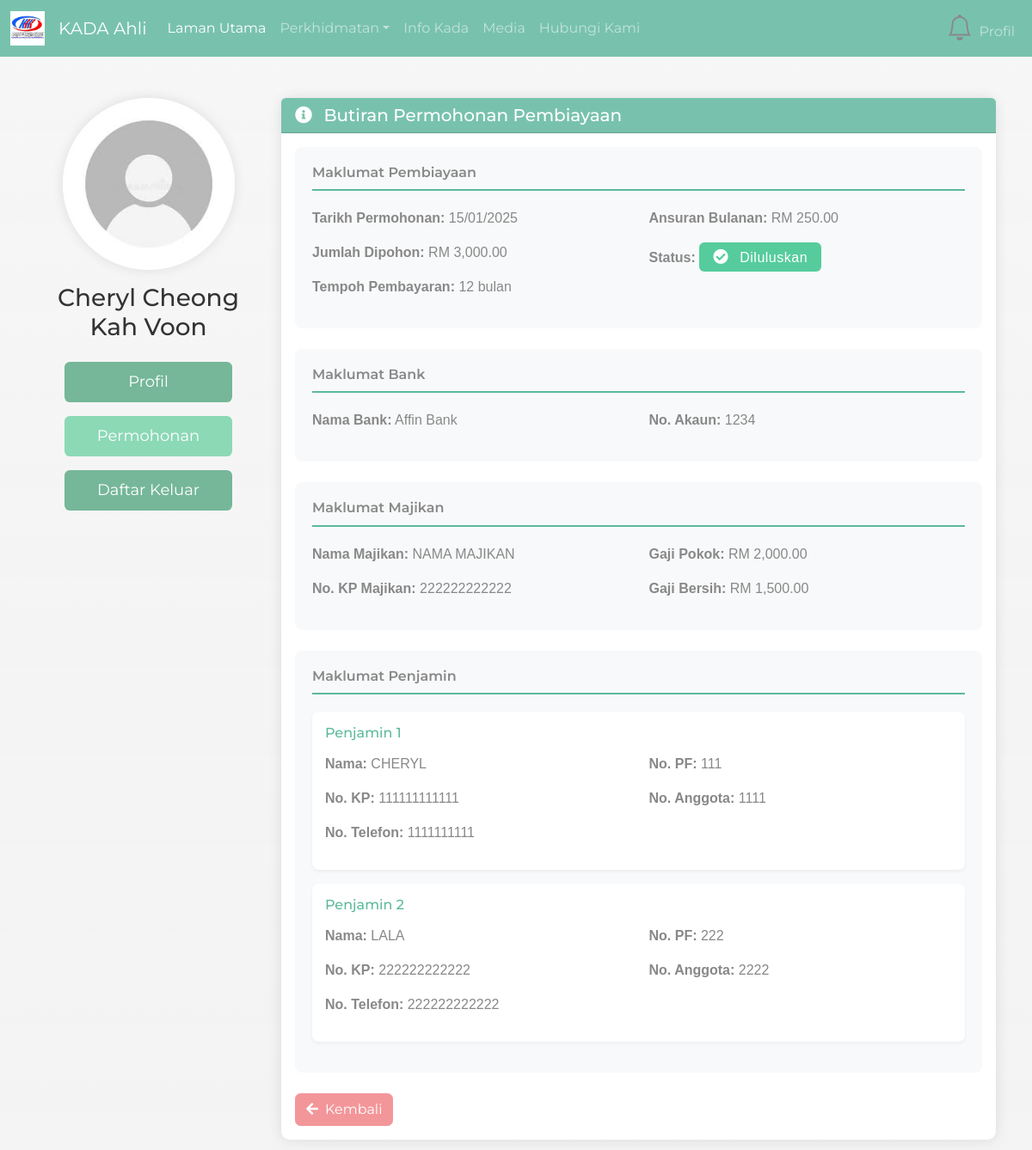
The app's page /lihatStatus.php?id=36 (signed in) with its own data.
### tables this page shows
CREATE TABLE `tb_member` (
  `employeeID` int(4) NOT NULL,
  `memberName` varchar(255) NOT NULL,
  `email` varchar(255) DEFAULT NULL COMMENT 'Email address',
  `ic` varchar(20) NOT NULL,
  `maritalStatus` varchar(20) NOT NULL,
  `sex` varchar(10) DEFAULT NULL,
  `religion` varchar(50) DEFAULT NULL,
  `nation` varchar(50) DEFAULT NULL,
  `no_pf` varchar(50) DEFAULT NULL,
  `position` varchar(100) DEFAULT NULL COMMENT 'Job position',
  `phoneNumber` varchar(20) DEFAULT NULL COMMENT 'Primary contact number',
  `phoneHome` varchar(20) DEFAULT NULL COMMENT 'Home contact number',
  `monthlySalary` decimal(10,2) DEFAULT NULL COMMENT 'Monthly salary amount',
  `created_at` timestamp NOT NULL DEFAULT current_timestamp(),
  `updated_at` timestamp NOT NULL DEFAULT current_timestamp() ON UPDATE current_timestamp()
);

CREATE TABLE `tb_loanapplication` (
  `loanApplicationID` int(11) NOT NULL,
  `employeeID` int(4) NOT NULL,
  `loanApplicationDate` date NOT NULL,
  `loanStatus` varchar(20) DEFAULT 'Pending',
  `amountRequested` decimal(10,2) NOT NULL,
  `financingPeriod` int(11) NOT NULL,
  `monthlyInstallments` decimal(10,2) NOT NULL
);

CREATE TABLE `tb_loan` (
  `loanType` varchar(30) NOT NULL,
  `loanID` int(11) NOT NULL,
  `loanApplicationID` int(11) NOT NULL,
  `employeeID` int(4) NOT NULL,
  `amountRequested` decimal(10,2) NOT NULL COMMENT 'amount that want to pinjam',
  `financingPeriod` int(11) NOT NULL,
  `monthlyInstallments` decimal(10,2) NOT NULL,
  `employerName` varchar(100) NOT NULL,
  `employerIC` varchar(14) NOT NULL,
  `basicSalary` decimal(10,2) NOT NULL,
  `netSalary` decimal(10,2) NOT NULL,
  `netSalaryFile` varchar(255) NOT NULL,
  `balance` decimal(10,2) DEFAULT NULL,
  `created_at` timestamp NOT NULL DEFAULT current_timestamp(),
  `updated_at` timestamp NOT NULL DEFAULT current_timestamp() ON UPDATE current_timestamp()
);

CREATE TABLE `tb_bank` (
  `bankID` int(11) NOT NULL,
  `loanApplicationID` int(11) NOT NULL,
  `employeeID` int(4) NOT NULL,
  `bankName` varchar(100) NOT NULL,
  `accountNo` varchar(50) NOT NULL
);

CREATE TABLE `tb_guarantor` (
  `guarantorID` int(11) NOT NULL,
  `loanApplicationID` int(11) DEFAULT NULL,
  `employeeID` int(11) DEFAULT NULL,
  `guarantorName` varchar(255) NOT NULL,
  `guarantorIC` varchar(20) NOT NULL,
  `guarantorPhone` varchar(20) NOT NULL,
  `guarantorPFNo` varchar(20) NOT NULL,
  `guarantorMemberNo` varchar(20) NOT NULL
);

### lihatStatus.php (the view, shortened to what this page needs)
<?php
include "headermember.php";
include "dbconnect.php";
$employeeID = $_SESSION['employeeID'];
$loanApplicationID = isset($_GET['id']) ? $_GET['id'] : null;
$sql = "SELECT
            la.*,
            l.*,
            b.bankName,
            b.accountNo
        FROM tb_loanapplication la
        LEFT JOIN tb_loan l ON la.loanApplicationID = l.loanApplicationID
        LEFT JOIN tb_bank b ON la.loanApplicationID = b.loanApplicationID
        WHERE la.loanApplicationID = ? AND la.employeeID = ?";
$stmt = mysqli_prepare($conn, $sql);
mysqli_stmt_bind_param($stmt, "ii", $loanApplicationID, $employeeID);
mysqli_stmt_execute($stmt);
$result = mysqli_stmt_get_result($stmt);
$loanData = mysqli_fetch_assoc($result);
$sql_guarantor = "SELECT * FROM tb_guarantor WHERE loanApplicationID = ?";
$stmt_guarantor = mysqli_prepare($conn, $sql_guarantor);
mysqli_stmt_bind_param($stmt_guarantor, "i", $loanApplicationID);
mysqli_stmt_execute($stmt_guarantor);
$result_guarantor = mysqli_stmt_get_result($stmt_guarantor);
$guarantors = mysqli_fetch_all($result_guarantor, MYSQLI_ASSOC);
$sqlMember = "SELECT memberName FROM tb_member WHERE employeeID = ?";
$stmtMember = mysqli_prepare($conn, $sqlMember);
mysqli_stmt_bind_param($stmtMember, "i", $employeeID);
mysqli_stmt_execute($stmtMember);
$resultMember = mysqli_stmt_get_result($stmtMember);
$memberData = mysqli_fetch_assoc($resultMember);
?>
<div class="wrapper">
    <div class="container mt-5">
        <div class="row">
            <div class="col-md-3">
                <div class="profile-sidebar text-center">
                    <div class="profile-image mb-4">
                        <img src="img/profile.jpeg" class="rounded-circle img-fluid" alt="Profile Picture" style="width: 200px; height: 200px; object-fit: cover;">
                        <h3 class="mt-3"><?php echo htmlspecialchars($memberData['memberName']); ?></h3>
                    </div>
                    <div class="profile-nav d-flex flex-column gap-3">
                        <a href="profil2.php" class="btn w-75 mx-auto" style="background-color: #75B798; color: white;">
                            Profil
                        </a>
                        <a href="statuspermohonanloan.php" class="btn w-75 mx-auto" style="background-color: #8CD9B5; color: white;">
                            Permohonan
                        </a>
                        <a href="logout.php" class="btn w-75 mx-auto" style="background-color: #75B798; color: white;">
                            Daftar Keluar
                        </a>
                    </div>
                </div>
            </div>
            <div class="col-md-9">
                <div class="card">
                    <div class="card-header bg-primary text-white">
                        <h5 class="mb-0"><i class="fas fa-info-circle me-2"></i> Butiran Permohonan Pembiayaan</h5>
                    </div>
                    <div class="card-body">
                        <?php if ($loanData): ?>
                            <div class="section mb-4">
                                <h6 class="section-title">Maklumat Pembiayaan</h6>
                                <div class="row">
                                    <div class="col-md-6">
                                        <p><strong>Tarikh Permohonan:</strong> <?php echo date('d/m/Y', strtotime($loanData['loanApplicationDate'])); ?></p>
                                        <p><strong>Jumlah Dipohon:</strong> RM <?php echo number_format($loanData['amountRequested'], 2); ?></p>
                                        <p><strong>Tempoh Pembayaran:</strong> <?php echo $loanData['financingPeriod']; ?> bulan</p>
                                    </div>
                                    <div class="col-md-6">
                                        <p><strong>Ansuran Bulanan:</strong> RM <?php echo number_format($loanData['monthlyInstallments'], 2); ?></p>
                                        <p><strong>Status:</strong>
                                            <span class="badge status-badge bg-<?php
                                                echo $loanData['loanStatus'] == 'Diluluskan' ? 'success' :
                                                    ($loanData['loanStatus'] == 'Ditolak' ? 'danger' : 'warning');
                                            ?>">
                                                <i class="fas fa-<?php
                                                    echo $loanData['loanStatus'] == 'Diluluskan' ? 'check-circle' :
                                                        ($loanData['loanStatus'] == 'Ditolak' ? 'times-circle' : 'clock');
                                                ?> me-2"></i>
                                                <?php echo $loanData['loanStatus']; ?>
                                            </span>
                                        </p>
                                    </div>
                                </div>
                            </div>
                            <div class="section mb-4">
                                <h6 class="section-title">Maklumat Bank</h6>
                                <div class="row">
                                    <div class="col-md-6">
                                        <p><strong>Nama Bank:</strong> <?php echo $loanData['bankName']; ?></p>
                                    </div>
                                    <div class="col-md-6">
                                        <p><strong>No. Akaun:</strong> <?php echo $loanData['accountNo']; ?></p>
                                    </div>
                                </div>
                            </div>
                            <div class="section mb-4">
                                <h6 class="section-title">Maklumat Majikan</h6>
                                <div class="row">
                                    <div class="col-md-6">
                                        <p><strong>Nama Majikan:</strong> <?php echo $loanData['employerName']; ?></p>
                                        <p><strong>No. KP Majikan:</strong> <?php echo $loanData['employerIC']; ?></p>
                                    </div>
                                    <div class="col-md-6">
                                        <p><strong>Gaji Pokok:</strong> RM <?php echo number_format($loanData['basicSalary'], 2); ?></p>
                                        <p><strong>Gaji Bersih:</strong> RM <?php echo number_format($loanData['netSalary'], 2); ?></p>
                                    </div>
                                </div>
                            </div>
                            <div class="section">
                                <h6 class="section-title">Maklumat Penjamin</h6>
                                <?php foreach ($guarantors as $index => $guarantor): ?>
                                    <div class="guarantor-details mb-3">
                                        <h6>Penjamin <?php echo $index + 1; ?></h6>
                                        <div class="row">
                                            <div class="col-md-6">
                                                <p><strong>Nama:</strong> <?php echo $guarantor['guarantorName']; ?></p>
                                                <p><strong>No. KP:</strong> <?php echo $guarantor['guarantorIC']; ?></p>
                                                <p><strong>No. Telefon:</strong> <?php echo $guarantor['guarantorPhone']; ?></p>
                                            </div>
                                            <div class="col-md-6">
                                                <p><strong>No. PF:</strong> <?php echo $guarantor['guarantorPFNo']; ?></p>
                                                <p><strong>No. Anggota:</strong> <?php echo $guarantor['guarantorMemberNo']; ?></p>
                                            </div>
                                        </div>
                                    </div>
                                <?php endforeach; ?>
                            </div>
                            <div class="mt-4">
                                <a href="statuspermohonanloan.php" class="btn btn-secondary">
                                    <i class="fas fa-arrow-left me-2"></i>Kembali
                                </a>
                            </div>
                        <?php else: ?>
                            <div class="alert alert-danger">
                                Maklumat permohonan tidak dijumpai.
                            </div>
                        <?php endif; ?>
                    </div>
                </div>
            </div>
        </div>
    </div>
</div>
<link rel="stylesheet" href="https://cdnjs.cloudflare.com/ajax/libs/font-awesome/5.15.4/css/all.min.css">

### headermember.php (style rules this page uses)
body { background: url('img/padi.jpg') no-repeat center center fixed; background-size: cover; position: relative; font-family: 'Poppins', sans-serif; min-height: 100vh; }
body::before { content: ''; position: fixed; top: 0; left: 0; right: 0; bottom: 0; background: linear-gradient(rgba(245, 245, 245, 0.85), rgba(240, 240, 240, 0.8)); z-index: -1; }

### lihatStatus.php (style rules this page uses)
.wrapper { min-height: calc(100vh - 60px); position: relative; }
.card { border: none; box-shadow: 0 0 15px rgba(0,0,0,0.1); border-radius: 10px; margin-bottom: 20px; }
.container { position: relative; z-index: 1; }
.profile-sidebar { background: transparent; box-shadow: none; }
.profile-nav .btn { border: none; padding: 10px; font-size: 18px; transition: all 0.3s ease; }
.profile-image img { border: 3px solid #fff; box-shadow: 0 0 15px rgba(0,0,0,0.1); }
.profile-image h3 { color: #333; font-weight: 500; }
.section { background: #f8f9fa; padding: 20px; border-radius: 8px; margin-bottom: 20px; }
.section-title { color: #5CBA9B; font-weight: 600; margin-bottom: 20px; padding-bottom: 10px; border-bottom: 2px solid #5CBA9B; }
.guarantor-details { background: white; padding: 15px; border-radius: 8px; box-shadow: 0 2px 4px rgba(0,0,0,0.05); }
.guarantor-details h6 { color: #5CBA9B; margin-bottom: 15px; }
.badge { padding: 8px 12px; font-weight: 500; }
.status-badge { font-size: 1rem; padding: 8px 16px; border-radius: 6px; font-weight: 500; letter-spacing: 0.5px; }
.status-badge i { font-size: 1.1rem; }

### records on screen
tb_member: memberName "Cheryl Cheong Kah Voon"
tb_loanapplication: loanApplicationDate "15/01/2025", tb_loan.amountRequested "3,000.00", tb_loan.financingPeriod "12", tb_loan.monthlyInstallments "250.00", loanStatus "Diluluskan", tb_bank.bankName "Affin Bank", tb_bank.accountNo "1234", tb_loan.employerName "NAMA MAJIKAN", tb_loan.employerIC "222222222222", tb_loan.basicSalary "2,000.00", tb_loan.netSalary "1,500.00"
tb_guarantor: guarantorName "CHERYL", guarantorIC "111111111111", guarantorPhone "1111111111", guarantorPFNo "111", guarantorMemberNo "1111"
tb_guarantor: guarantorName "LALA", guarantorIC "222222222222", guarantorPhone "222222222222", guarantorPFNo "222", guarantorMemberNo "2222"
